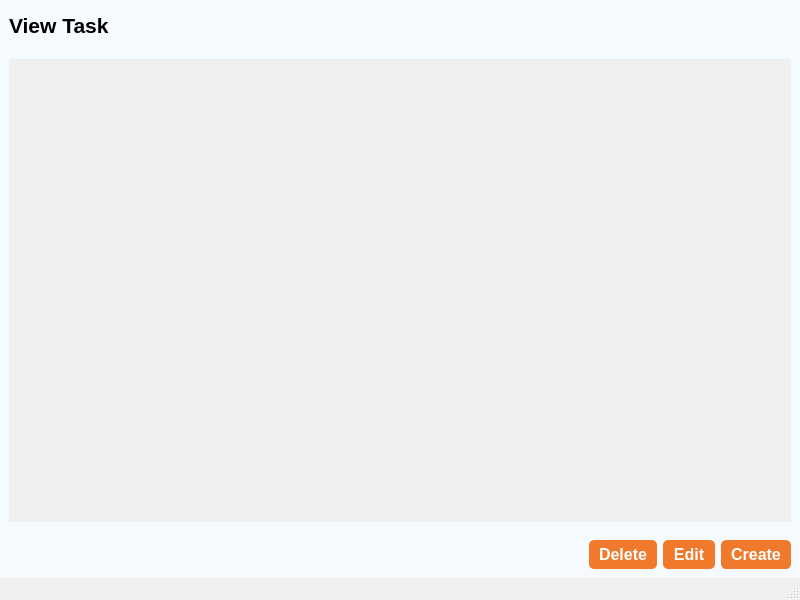
<?xml version="1.0" encoding="UTF-8"?>
<ui version="4.0">
 <class>MainWindow</class>
 <widget class="QMainWindow" name="MainWindow">
  <property name="geometry">
   <rect>
    <x>0</x>
    <y>0</y>
    <width>800</width>
    <height>600</height>
   </rect>
  </property>
  <property name="windowTitle">
   <string>MainWindow</string>
  </property>
  <widget class="QWidget" name="centralwidget">
   <layout class="QGridLayout" name="gridLayout">
    <property name="leftMargin">
     <number>0</number>
    </property>
    <property name="topMargin">
     <number>0</number>
    </property>
    <property name="rightMargin">
     <number>0</number>
    </property>
    <property name="bottomMargin">
     <number>0</number>
    </property>
    <property name="spacing">
     <number>0</number>
    </property>
    <item row="0" column="0">
     <widget class="QFrame" name="main_view_task_frame">
      <property name="styleSheet">
       <string notr="true">*{
color: #000;
border : none;
}

#main_view_task_frame{
background-color: #F5FAFE;
}



#create_Button, #delete_Button, #edit_Button {
    padding: 5px 10px;
    font-size: 16px;
    font-weight: bold;
    color: #fff;
    border: none;
    border-radius: 5px;
    /*background: qlineargradient(spread:pad, x1:0, y1:0.5, x2:1, y2:0.5, stop:0 #f0792b, stop:0.5 #ffa163, stop:1 #edb28c);*/
	background-color: #f0792b;
    cursor: pointer;
    transition: background-color 0.3s ease;
}

#create_Button:hover , #delete_Button:hover , #edit_Button:hover {
    background-color: #ff6347; 
}

#scrollAreaWidgetContents_2{
background-color: transparent;
}
</string>
      </property>
      <property name="frameShape">
       <enum>QFrame::StyledPanel</enum>
      </property>
      <property name="frameShadow">
       <enum>QFrame::Raised</enum>
      </property>
      <layout class="QGridLayout" name="gridLayout_11">
       <property name="leftMargin">
        <number>0</number>
       </property>
       <property name="topMargin">
        <number>0</number>
       </property>
       <property name="rightMargin">
        <number>0</number>
       </property>
       <property name="bottomMargin">
        <number>0</number>
       </property>
       <property name="spacing">
        <number>0</number>
       </property>
       <item row="1" column="0">
        <widget class="QFrame" name="frame_15">
         <property name="sizePolicy">
          <sizepolicy hsizetype="Preferred" vsizetype="Preferred">
           <horstretch>0</horstretch>
           <verstretch>0</verstretch>
          </sizepolicy>
         </property>
         <property name="maximumSize">
          <size>
           <width>16777215</width>
           <height>16777215</height>
          </size>
         </property>
         <property name="frameShape">
          <enum>QFrame::StyledPanel</enum>
         </property>
         <property name="frameShadow">
          <enum>QFrame::Raised</enum>
         </property>
         <layout class="QGridLayout" name="gridLayout_12">
          <item row="0" column="0">
           <widget class="QScrollArea" name="scrollArea_4">
            <property name="widgetResizable">
             <bool>true</bool>
            </property>
            <widget class="QWidget" name="scrollAreaWidgetContents_2">
             <property name="geometry">
              <rect>
               <x>0</x>
               <y>0</y>
               <width>776</width>
               <height>424</height>
              </rect>
             </property>
             <layout class="QGridLayout" name="gridLayout_2">
              <item row="0" column="0">
               <widget class="QFrame" name="frame">
                <property name="frameShape">
                 <enum>QFrame::StyledPanel</enum>
                </property>
                <property name="frameShadow">
                 <enum>QFrame::Raised</enum>
                </property>
               </widget>
              </item>
             </layout>
            </widget>
           </widget>
          </item>
         </layout>
        </widget>
       </item>
       <item row="2" column="0" alignment="Qt::AlignRight">
        <widget class="QFrame" name="frame_17">
         <property name="frameShape">
          <enum>QFrame::StyledPanel</enum>
         </property>
         <property name="frameShadow">
          <enum>QFrame::Raised</enum>
         </property>
         <layout class="QGridLayout" name="gridLayout_13">
          <item row="0" column="0">
           <widget class="QPushButton" name="delete_Button">
            <property name="text">
             <string>Delete</string>
            </property>
           </widget>
          </item>
          <item row="0" column="1">
           <widget class="QPushButton" name="edit_Button">
            <property name="text">
             <string>Edit</string>
            </property>
           </widget>
          </item>
          <item row="0" column="2">
           <widget class="QPushButton" name="create_Button">
            <property name="text">
             <string>Create</string>
            </property>
           </widget>
          </item>
         </layout>
        </widget>
       </item>
       <item row="0" column="0">
        <widget class="QFrame" name="frame_20">
         <property name="minimumSize">
          <size>
           <width>0</width>
           <height>50</height>
          </size>
         </property>
         <property name="frameShape">
          <enum>QFrame::StyledPanel</enum>
         </property>
         <property name="frameShadow">
          <enum>QFrame::Raised</enum>
         </property>
         <layout class="QHBoxLayout" name="horizontalLayout">
          <property name="spacing">
           <number>0</number>
          </property>
          <property name="leftMargin">
           <number>0</number>
          </property>
          <property name="topMargin">
           <number>0</number>
          </property>
          <property name="rightMargin">
           <number>0</number>
          </property>
          <property name="bottomMargin">
           <number>0</number>
          </property>
          <item alignment="Qt::AlignLeft">
           <widget class="QWidget" name="mainMenuButton_4" native="true">
            <layout class="QHBoxLayout" name="horizontalLayout_35">
             <item>
              <widget class="QLabel" name="homeHeader_5">
               <property name="font">
                <font>
                 <pointsize>16</pointsize>
                 <bold>true</bold>
                </font>
               </property>
               <property name="text">
                <string>View Task</string>
               </property>
              </widget>
             </item>
            </layout>
           </widget>
          </item>
          <item>
           <widget class="QFrame" name="frame_21">
            <property name="frameShape">
             <enum>QFrame::StyledPanel</enum>
            </property>
            <property name="frameShadow">
             <enum>QFrame::Raised</enum>
            </property>
           </widget>
          </item>
         </layout>
        </widget>
       </item>
      </layout>
     </widget>
    </item>
   </layout>
  </widget>
  <widget class="QMenuBar" name="menubar">
   <property name="geometry">
    <rect>
     <x>0</x>
     <y>0</y>
     <width>800</width>
     <height>22</height>
    </rect>
   </property>
  </widget>
  <widget class="QStatusBar" name="statusbar"/>
 </widget>
 <resources/>
 <connections/>
</ui>
